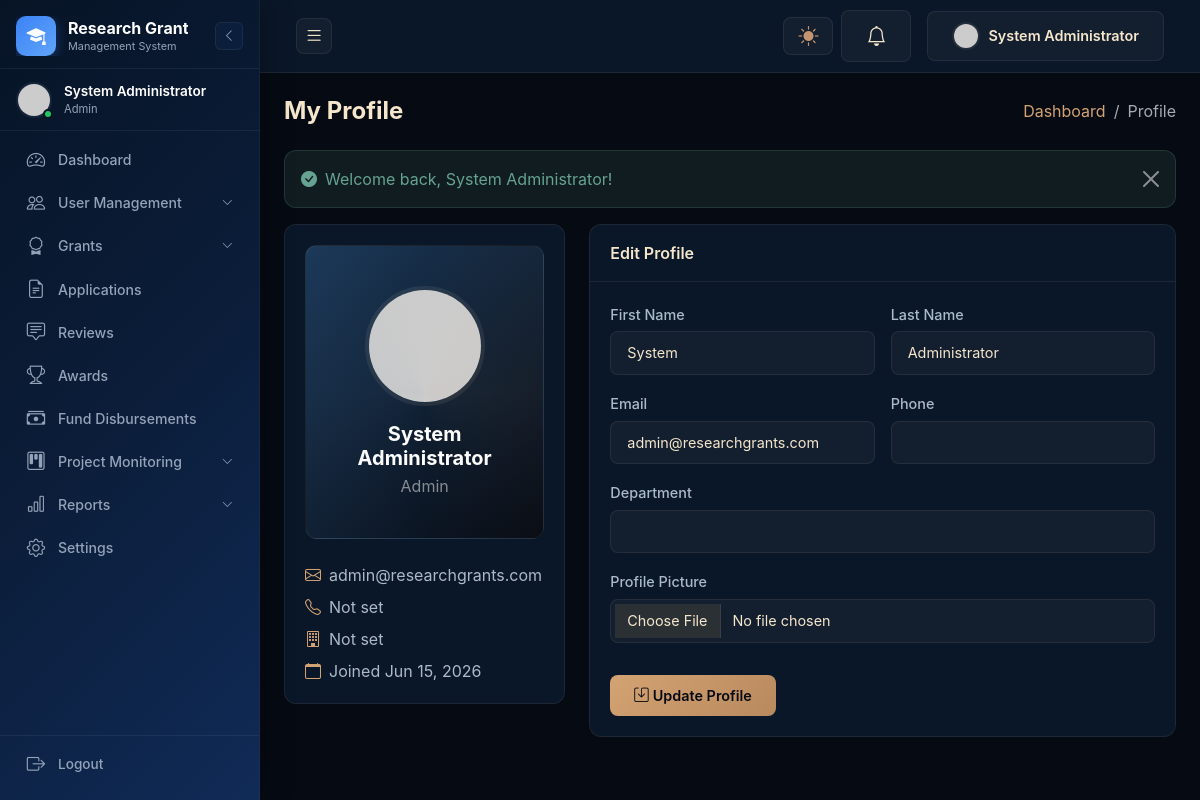
The page /admin/pages/profile.php (signed in) on the database its author committed.
### tables this page shows
CREATE TABLE `users` (
  `id` int(11) NOT NULL AUTO_INCREMENT,
  `username` varchar(100) NOT NULL,
  `email` varchar(255) NOT NULL,
  `password` varchar(255) NOT NULL,
  `first_name` varchar(100) DEFAULT NULL,
  `last_name` varchar(100) DEFAULT NULL,
  `role` enum('admin','researcher','reviewer') NOT NULL DEFAULT 'researcher',
  `profile_picture` varchar(255) DEFAULT NULL,
  `phone` varchar(50) DEFAULT NULL,
  `department` varchar(255) DEFAULT NULL,
  `institution` varchar(255) DEFAULT NULL,
  `biography` text,
  `orcid_id` varchar(100) DEFAULT NULL,
  `google_scholar` varchar(255) DEFAULT NULL,
  `research_interests` text,
  `qualification` varchar(255) DEFAULT NULL,
  `cv_file` varchar(255) DEFAULT NULL,
  `expertise_area` varchar(255) DEFAULT NULL,
  `reviewer_status` enum('pending','active','inactive') DEFAULT 'pending',
  `is_active` tinyint(1) NOT NULL DEFAULT '1',
  `email_verified` tinyint(1) NOT NULL DEFAULT '0',
  `email_verified_at` datetime DEFAULT NULL,
  `verification_token` varchar(255) DEFAULT NULL,
  `reset_token` varchar(255) DEFAULT NULL,
  `reset_token_expires` datetime DEFAULT NULL,
  `last_login` datetime DEFAULT NULL,
  `created_at` timestamp NOT NULL DEFAULT CURRENT_TIMESTAMP,
  `updated_at` timestamp NOT NULL DEFAULT CURRENT_TIMESTAMP ON UPDATE CURRENT_TIMESTAMP,
  PRIMARY KEY (`id`),
  UNIQUE KEY `username` (`username`),
  UNIQUE KEY `email` (`email`),
  KEY `role` (`role`),
  KEY `is_active` (`is_active`)
);

### admin/pages/profile.php (the view, shortened to what this page needs)
<?php
require_once __DIR__ . '/../../includes/functions.php';
$db = getDb();
$stmt = $db->prepare("SELECT * FROM users WHERE id = :id");
$stmt->execute([':id' => $_SESSION['user_id']]);
$user = $stmt->fetch();
include __DIR__ . '/../../includes/header.php';
?>
<div class="d-flex justify-content-between align-items-center mb-4" data-aos="fade-down">
    <h4 class="mb-0 fw-bold">My Profile</h4>
    <nav aria-label="breadcrumb">
        <ol class="breadcrumb mb-0">
            <li class="breadcrumb-item"><a href="<?= SITE_URL ?>admin/index.php">Dashboard</a></li>
            <li class="breadcrumb-item active">Profile</li>
        </ol>
    </nav>
</div>
<?= displaySessionMessages() ?>
<div class="row g-4">
    <div class="col-lg-4" data-aos="fade-up">
        <div class="card">
            <div class="card-body text-center">
                <div class="profile-header mb-4">
                    <img src="<?= getProfilePicture($user) ?>" alt="" class="profile-avatar mb-3">
                    <h5 class="text-white mb-1"><?= htmlspecialchars($user['first_name'] . ' ' . $user['last_name']) ?></h5>
                    <p class="text-white-50 mb-0"><?= ucwords(str_replace('_', ' ', $user['role'])) ?></p>
                </div>
                <div class="text-start">
                    <div class="mb-2"><i class="bi bi-envelope me-2 text-primary"></i><?= htmlspecialchars($user['email']) ?></div>
                    <div class="mb-2"><i class="bi bi-telephone me-2 text-primary"></i><?= htmlspecialchars($user['phone'] ?? 'Not set') ?></div>
                    <div class="mb-2"><i class="bi bi-building me-2 text-primary"></i><?= htmlspecialchars($user['department'] ?? 'Not set') ?></div>
                    <div><i class="bi bi-calendar me-2 text-primary"></i>Joined <?= formatDate($user['created_at']) ?></div>
                </div>
            </div>
        </div>
    </div>
    <div class="col-lg-8" data-aos="fade-up" data-aos-delay="100">
        <div class="card">
            <div class="card-header">Edit Profile</div>
            <div class="card-body">
                <form method="post" enctype="multipart/form-data" class="needs-validation" novalidate>
                    <div class="row g-3">
                        <div class="col-md-6">
                            <label class="form-label">First Name</label>
                            <input type="text" name="first_name" class="form-control" value="<?= htmlspecialchars($user['first_name']) ?>" required>
                        </div>
                        <div class="col-md-6">
                            <label class="form-label">Last Name</label>
                            <input type="text" name="last_name" class="form-control" value="<?= htmlspecialchars($user['last_name']) ?>" required>
                        </div>
                        <div class="col-md-6">
                            <label class="form-label">Email</label>
                            <input type="email" name="email" class="form-control" value="<?= htmlspecialchars($user['email']) ?>" required>
                        </div>
                        <div class="col-md-6">
                            <label class="form-label">Phone</label>
                            <input type="text" name="phone" class="form-control" value="<?= htmlspecialchars($user['phone'] ?? '') ?>">
                        </div>
                        <div class="col-12">
                            <label class="form-label">Department</label>
                            <input type="text" name="department" class="form-control" value="<?= htmlspecialchars($user['department'] ?? '') ?>">
                        </div>
                        <div class="col-12">
                            <label class="form-label">Profile Picture</label>
                            <input type="file" name="profile_picture" class="form-control file-input-preview" data-preview="#profilePreview" accept="image/*">
                        </div>
                    </div>
                    <div class="mt-4">
                        <button type="submit" class="btn btn-primary"><i class="bi bi-save me-1"></i>Update Profile</button>
                    </div>
                </form>
            </div>
        </div>
    </div>
</div>
<?php include __DIR__ . '/../../includes/footer.php'; ?>

### assets/css/style.css (style rules this page uses)
:root { --dark: #060a12; --dark2: #0a1728; --dark3: #1b3858; --primary: #d4a373; --primary-light: #e8c9a0; --primary-dark: #b8895e; --secondary: #537497; --secondary-light: #69819c; --tertiary: #96b2c6; --green: #65a390; --amber: #c4936f; --red: #c15757; --text: #f5e6cc; --text-muted: #aabbc8; --text-dim: #69819c; --glass: rgba(245, 230, 204, .04); --glass-hover: rgba(245, 230, 204, .07); --glass-border: rgba(245, 230, 204, .08); --glow-primary: rgba(212, 163, 115, .35); --glow-secondary: rgba(83, 116, 151, .35); --sidebar-width: 260px; --sidebar-collapsed: 80px; --sidebar-bg: #071426; --sidebar-gradient: linear-gradient(135deg, #071426, #0B1D39, #102B57); --sidebar-primary: #3B82F6; --sidebar-primary-glow: rgba(59, 130, 246, .35); --sidebar-secondary: #60A5FA; --sidebar-text: #FFFFFF; --sidebar-muted: #94A3B8; --sidebar-glass: rgba(59, 130, 246, .06); --sidebar-glass-hover: rgba(59, 130, 246, .1); --sidebar-border: rgba(148, 163, 184, .1); --header-height: 60px; --radius: 12px; --radius-sm: 8px; --transition: all .3s ease; --bs-body-bg: var(--dark); --bs-body-color: var(--text); --bs-primary: var(--primary); --bs-secondary: var(--secondary); --bs-success: var(--green); --bs-warning: var(--amber); --bs-danger: var(--red); --bs-info: var(--tertiary); --bs-light: var(--dark2); --bs-dark: #000; --bs-border-color: var(--glass-border); --bs-link-color: var(--primary); --bs-link-hover-color: var(--primary-light); }
* { margin: 0; padding: 0; box-sizing: border-box; }
body { font-family: 'Inter', -apple-system, BlinkMacSystemFont, sans-serif; background: var(--dark); color: var(--text); overflow-x: hidden; }
h1, h2, h3, h4, h5, h6 { font-weight: 700; color: var(--text); }
a { text-decoration: none; transition: var(--transition); color: var(--primary); }
.text-primary { color: var(--primary) !important; }
.card { border: 1px solid var(--glass-border); border-radius: var(--radius); background: var(--dark2); transition: var(--transition); }
.card-header { background: transparent; border-bottom: 1px solid var(--glass-border); font-weight: 600; padding: 16px 20px; color: var(--text); }
.card-body { padding: 20px; color: var(--text-muted); }
.btn { border-radius: var(--radius-sm); font-weight: 600; padding: 10px 24px; transition: var(--transition); font-size: .9rem; }
.btn-primary { background: linear-gradient(135deg, var(--primary), var(--primary-dark)); border: none; color: var(--dark); }
.form-control, .form-select { border-radius: var(--radius-sm); padding: 10px 16px; border: 1px solid var(--glass-border); transition: var(--transition); font-size: .9rem; background: var(--glass); color: var(--text); }
.form-control::placeholder { color: var(--text-dim); }
.form-label { font-weight: 500; font-size: .9rem; color: var(--text-muted); margin-bottom: 6px; }
.profile-header { background: linear-gradient(135deg, var(--dark3), var(--dark)); border-radius: var(--radius); padding: 40px; color: var(--text); border: 1px solid var(--glass-border); position: relative; overflow: hidden; }
.profile-header::before { content: ''; position: absolute; top: -50%; left: -50%; width: 200%; height: 200%; background: conic-gradient(from 0deg, transparent, var(--primary), transparent, var(--secondary), transparent); opacity: .05; animation: spin-card 8s linear infinite; pointer-events: none; }
.profile-avatar { width: 120px; height: 120px; border-radius: 50%; border: 4px solid var(--glass-border); object-fit: cover; }

### rows shown on the page
users: first_name+last_name "System Administrator", role "Admin", email "admin@researchgrants.com", phone "Not set", department "Not set", created_at "Jun 15, 2026", first_name "System", last_name "Administrator"

### other values the page prints
$_SESSION['user_name'] "System Administrator"
str_replace('_', ' ', $role) "Admin"
